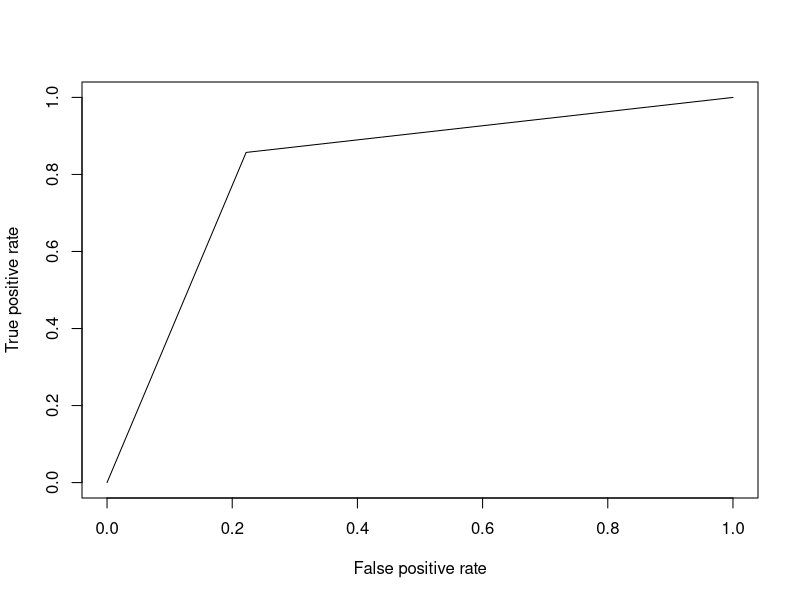
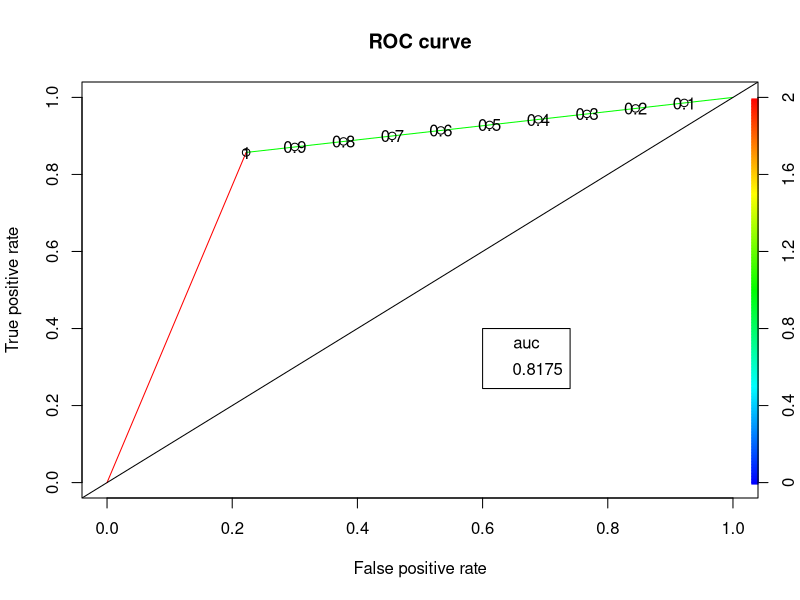

Generate these figures, in order, with R:
#LOGISTIC REGRESSION IMPLEMENTATION BY MTCARS DATASET
install.packages('dplyr')
library(dplyr)
summary(mtcars)

#performing the Logistic Regression by using glm() function.
install.packages('caTools') #for logistic regression
install.packages('ROCR') #for roc, roc-auc curves
library(caTools)
library(ROCR)

split<-sample.split(mtcars, SplitRatio=0.8)
train_reg<-subset(mtcars, split='TRUE')
test_reg<-subset(mtcars, split='FALSE')

logistic_model<-glm(vs~ wt +disp, data=train_reg, family='binomial')
logistic_model
summary(logistic_model)

#prediction
pred_reg<- predict(logistic_model, test_reg, type='response')
pred_reg
#changing the probabilities
pred_reg<-ifelse(pred_reg>0.5,1,0)


#evaluate the model accuracy by using confusion matrix
table(test_reg$vs, pred_reg)

missing_class<-mean(pred_reg != test_reg$vs)
print(paste('Accuracy = ', 1-missing_class))

#ROC / ROC-AUC Curve
ROCpred<- prediction(pred_reg, test_reg$vs)
ROCperf<-performance(ROCpred, measure='tpr', x.measure='fpr')

auc<- performance(ROCpred, measure = 'auc')
auc<- auc@y.values[[1]]
auc

#plot the curves
plot(ROCperf)
plot(ROCperf, colorize=TRUE, print.cutoffs.at=seq(0.1, by=0.1),
     main='ROC curve')

abline(a=0, b=1)
auc<-round(auc, 4)
legend(.6, .4, auc, title='auc', cex=1)
